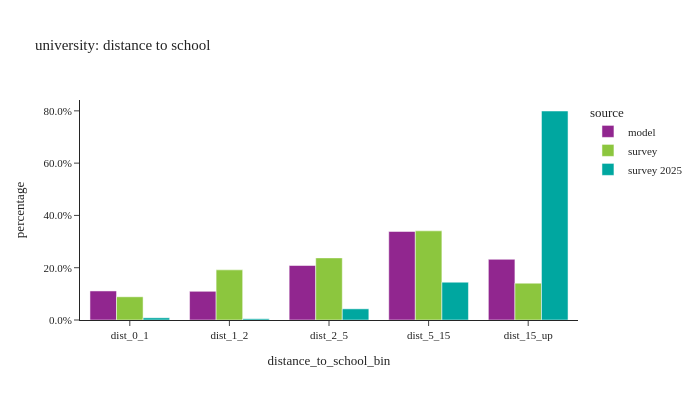

Here is the notebook cell this chart was saved with:
### Code cell
# distance to school: university
util.plot_share_barchart(per_data.loc[per_data['pstudent']==2], 'person_weight', 'distance_to_school_bin', title="university: distance to school")

### Figure 1 — Plotly figure (JSON) as saved in the notebook; plotly's stock layout.template omitted (floating-point values rounded to 4 significant figures)
{"data": [{"alignmentgroup": "True", "customdata": [[18030], [17824], [33827], [54970], [37665]], "hovertemplate": "source=model<br>distance_to_school_bin=%{x}<br>percentage=%{y}<br>sample_size=%{customdata[0]}<extra></extra>", "legendgroup": "model", "marker": {"color": "#91268F", "pattern": {"shape": ""}}, "name": "model", "offsetgroup": "model", "orientation": "v", "showlegend": true, "textposition": "auto", "type": "bar", "x": ["dist_0_1", "dist_1_2", "dist_2_5", "dist_5_15", "dist_15_up"], "xaxis": "x", "y": [0.1111, 0.1098, 0.2084, 0.3387, 0.232], "yaxis": "y"}, {"alignmentgroup": "True", "customdata": [[33], [51], [77], [78], [36]], "hovertemplate": "source=survey<br>distance_to_school_bin=%{x}<br>percentage=%{y}<br>sample_size=%{customdata[0]}<extra></extra>", "legendgroup": "survey", "marker": {"color": "#8CC63E", "pattern": {"shape": ""}}, "name": "survey", "offsetgroup": "survey", "orientation": "v", "showlegend": true, "textposition": "auto", "type": "bar", "x": ["dist_0_1", "dist_1_2", "dist_2_5", "dist_5_15", "dist_15_up"], "xaxis": "x", "y": [0.08878, 0.1918, 0.2376, 0.341, 0.1409], "yaxis": "y"}, {"alignmentgroup": "True", "customdata": [[1], [1], [7], [23], [95]], "hovertemplate": "source=survey 2025<br>distance_to_school_bin=%{x}<br>percentage=%{y}<br>sample_size=%{customdata[0]}<extra></extra>", "legendgroup": "survey 2025", "marker": {"color": "#00A7A0", "pattern": {"shape": ""}}, "name": "survey 2025", "offsetgroup": "survey 2025", "orientation": "v", "showlegend": true, "textposition": "auto", "type": "bar", "x": ["dist_0_1", "dist_1_2", "dist_2_5", "dist_5_15", "dist_15_up"], "xaxis": "x", "y": [0.008405, 0.004782, 0.04273, 0.1447, 0.7994], "yaxis": "y"}], "layout": {"barmode": "group", "height": 400, "legend": {"title": {"text": "source"}, "tracegroupgap": 0}, "title": {"text": "university: distance to school"}, "width": 700, "xaxis": {"anchor": "y", "domain": [0.0, 1.0], "title": {"text": "distance_to_school_bin"}}, "yaxis": {"anchor": "x", "domain": [0.0, 1.0], "tickformat": ".1%", "title": {"text": "percentage"}}}}
